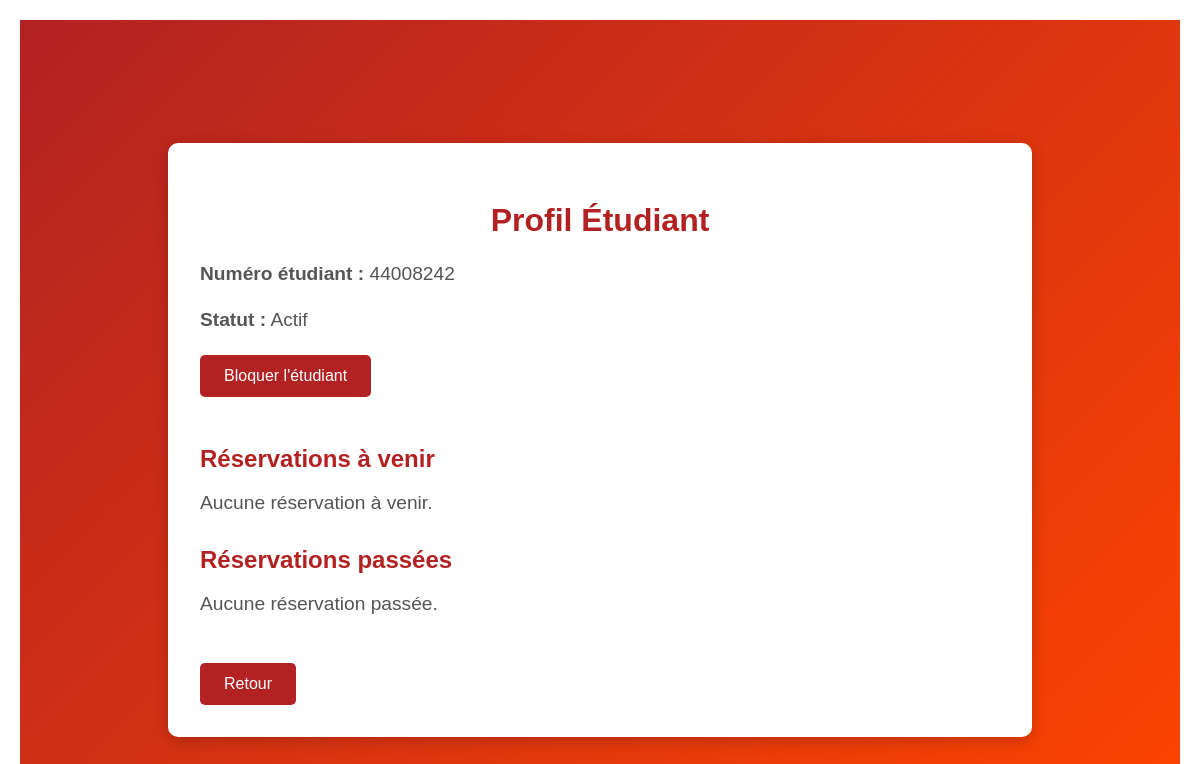
Page /profilEtudiant/44008242/ (signed in) on the earlier database version.
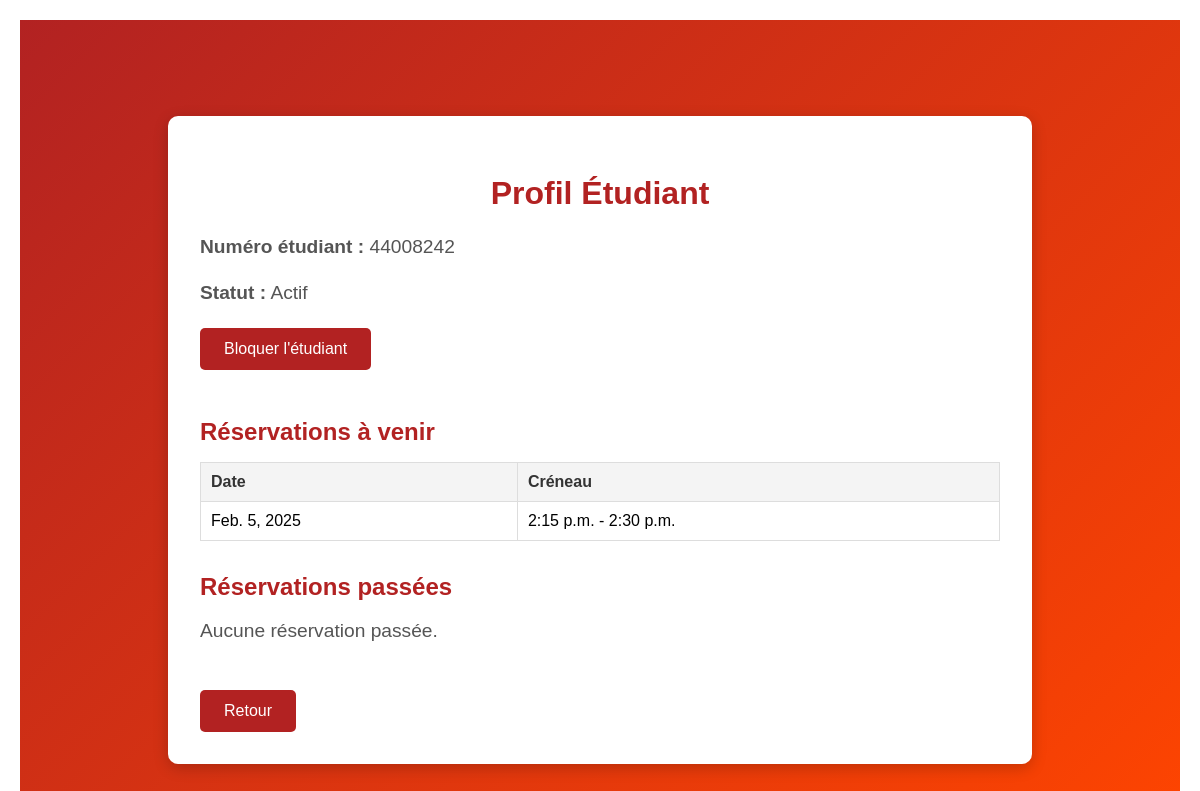
Same page on the later database version.
### Reservation/models.py (models this page shows, shortened)
class Reservation(models.Model):
    etudiant = models.ForeignKey('Etudiant', models.DO_NOTHING)
    box_id = models.IntegerField()
    date_field= models.DateField(db_column='date_')
    creneau = models.ForeignKey('Creneau', models.DO_NOTHING)
    admin_field = models.BooleanField(db_column='admin_')
    class Meta:
        managed = False
        db_table = 'Reservation'

class Creneau(models.Model):
    heure_debut = models.TimeField()
    heure_fin = models.TimeField()
    class Meta:
        managed = False
        db_table = 'Creneau'

### Reservation/views.py (the view)
# urls.py: path('profilEtudiant/<str:student_number>/', views.profilEtudiant, name='profilEtudiant'),
def profilEtudiant(request, student_number):
    etudiant = get_object_or_404(Etudiant, num_etudiant=student_number)
    is_admin = request.session.get('is_admin', False)
    current_student = request.session.get('NumEtud', '')
    if not (is_admin or current_student == student_number):
        return render(request, 'erreur.html', {
            'title': 'Accès refusé',
            'error': "Vous n'êtes pas autorisé à consulter ce profil.",
            'action_url': reverse('index'),
        })
    reservations_a_venir = Reservation.objects.filter(
        etudiant=etudiant,
        date_field__gte=timezone.now().date()
    )
    reservations_passees = Reservation.objects.filter(
        etudiant=etudiant,
        date_field__lt=timezone.now().date()
    )
    context = {
        'title': 'Profil Étudiant',
        'student': etudiant,
        'reservations_a_venir': reservations_a_venir,
        'reservations_passees': reservations_passees,
        'is_admin': is_admin,
    }
    return render(request, 'profilEtudiant.html', context)

### Reservation/templates/profilEtudiant.html (shortened to what this page needs)
{% extends 'base.html' %}
{% block content %}
<div class="profile-container">
    <div class="profile-box">
        <h2>Profil Étudiant</h2>
        <p><strong>Numéro étudiant :</strong> {{ student.num_etudiant }}</p>
        <p><strong>Statut :</strong> {% if student.autorise %}Actif{% else %}<span class="blocked">Bloqué</span>{% endif %}</p>
        {% if is_admin %}
            <form action="{% url 'toggleBlockStudent' student.num_etudiant %}" method="post">
                <button type="submit" class="block-button">
                    {% if student.autorise %}Bloquer l'étudiant{% else %}Débloquer l'étudiant{% endif %}
                </button>
            </form>
        {% endif %}
        <div class="section">
            <h3>Réservations à venir</h3>
            {% if reservations_a_venir %}
            <table>
                <thead>
                    <tr>
                        <th>Date</th>
                        <th>Créneau</th>
                    </tr>
                </thead>
                <tbody>
                    {% for reservation in reservations_a_venir %}
                    <tr>
                        <td>{{ reservation.date_field }}</td>
                        <td>{{ reservation.creneau.heure_debut }} - {{ reservation.creneau.heure_fin }}</td>
                    </tr>
                    {% endfor %}
                </tbody>
            </table>
            {% else %}
            <p>Aucune réservation à venir.</p>
            {% endif %}
        </div>
        <div class="section">
            <h3>Réservations passées</h3>
            {% if reservations_passees %}
            <table>
                <thead>
                    <tr>
                        <th>Date</th>
                        <th>Créneau</th>
                    </tr>
                </thead>
                <tbody>
                    {% for reservation in reservations_passees %}
                    <tr>
                        <td>{{ reservation.date_field }}</td>
                        <td>{{ reservation.creneau.heure_debut }} - {{ reservation.creneau.heure_fin }}</td>
                    </tr>
                    {% endfor %}
                </tbody>
            </table>
            {% else %}
            <p>Aucune réservation passée.</p>
            {% endif %}
        </div>
        <a href="{% url 'vueCalendrier' %}" class="back-button">Retour</a>
    </div>
</div>
{% endblock %}

Differences in the rows shown:
added Reservation: date_field "Feb. 5, 2025", creneau.heure_debut "2:15 p.m.", creneau.heure_fin "2:30 p.m."
Other differences:
text no longer shown: "Aucune réservation à venir."
text now shown: "Date Créneau"
